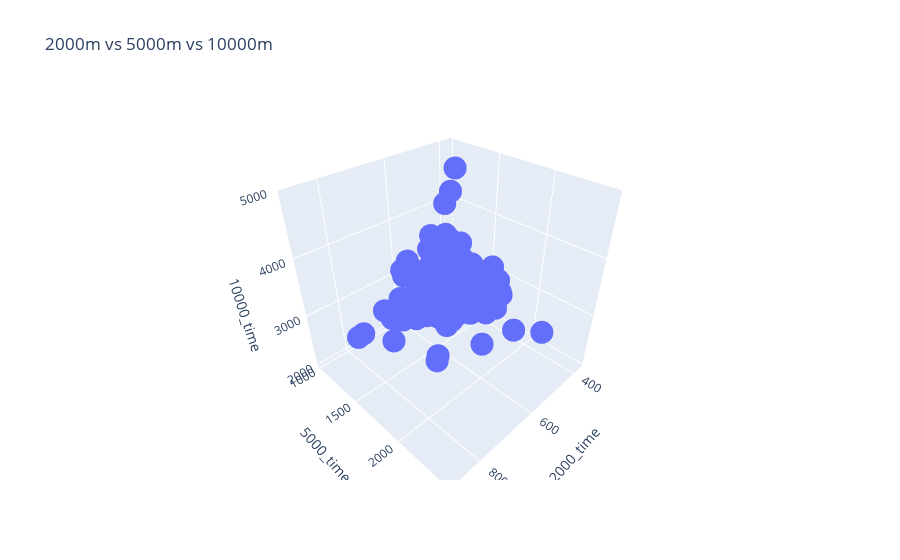

Here is the notebook cell this chart was saved with:
### Markdown cell above
## Visualise the Relationship Between the Workouts

### Code cell
fig = px.scatter_3d(pp_5_2_10.df, x="2000_time", y="5000_time", z="10000_time", title="2000m vs 5000m vs 10000m")

fig.update_layout(
    scene = dict(
        xaxis = dict(nticks=4, range=[pp_5_2_10.df["2000_time"].min(),900],),
        yaxis = dict(nticks=4, range=[pp_5_2_10.df["5000_time"].min(),2500],),
        zaxis = dict(nticks=4, range=[pp_5_2_10.df["10000_time"].min(),5000],)))

fig.show()

### Figure 1 — Plotly figure (JSON) as saved in the notebook; plotly's stock layout.template omitted (floating-point values rounded to 4 significant figures; data arrays with more than 128 entries replaced by an {"elided": "..."} marker saying what was removed)
{"data": [{"hovertemplate": "2000_time=%{x}<br>5000_time=%{y}<br>10000_time=%{z}<extra></extra>", "legendgroup": "", "marker": {"color": "#636efa", "symbol": "circle"}, "mode": "markers", "name": "", "scene": "scene", "showlegend": false, "type": "scatter3d", "x": {"elided": "7133 float values"}, "y": {"elided": "7133 float values"}, "z": {"elided": "7133 float values"}}], "layout": {"legend": {"tracegroupgap": 0}, "scene": {"domain": {"x": [0, 1], "y": [0, 1]}, "xaxis": {"nticks": 4, "range": [357.3, 900], "title": {"text": "2000_time"}}, "yaxis": {"nticks": 4, "range": [972.3, 2500], "title": {"text": "5000_time"}}, "zaxis": {"nticks": 4, "range": [1957.0, 5000], "title": {"text": "10000_time"}}}, "title": {"text": "2000m vs 5000m vs 10000m"}}}
